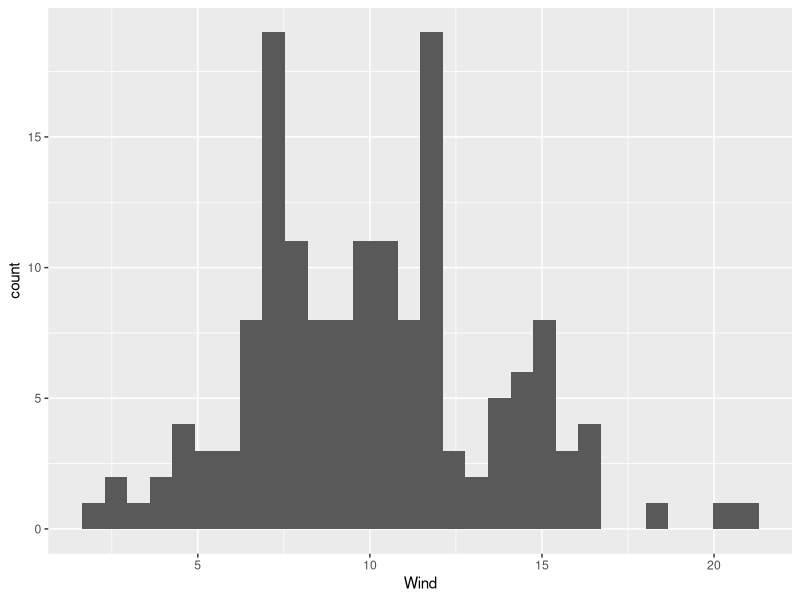
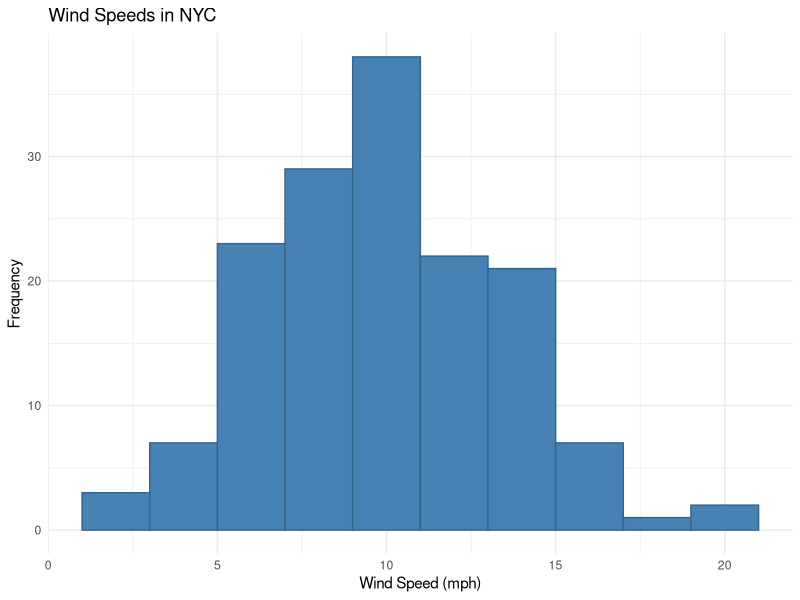
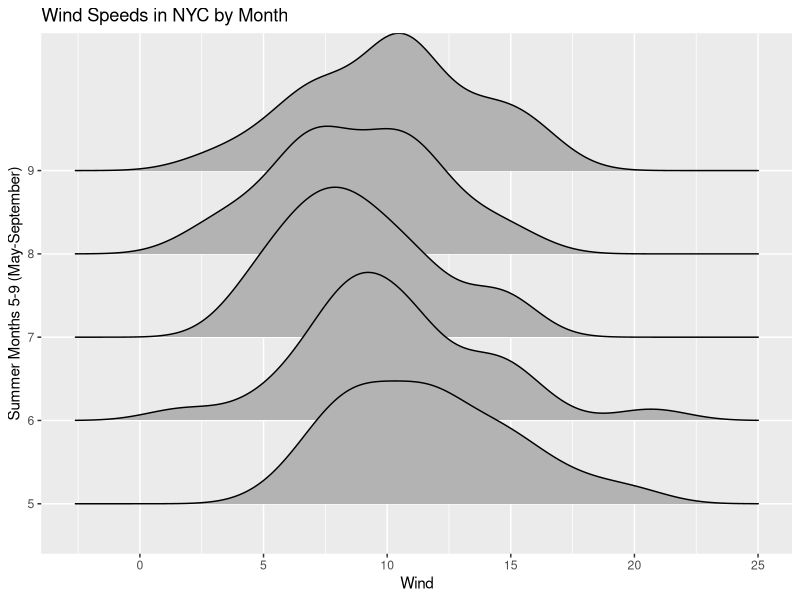
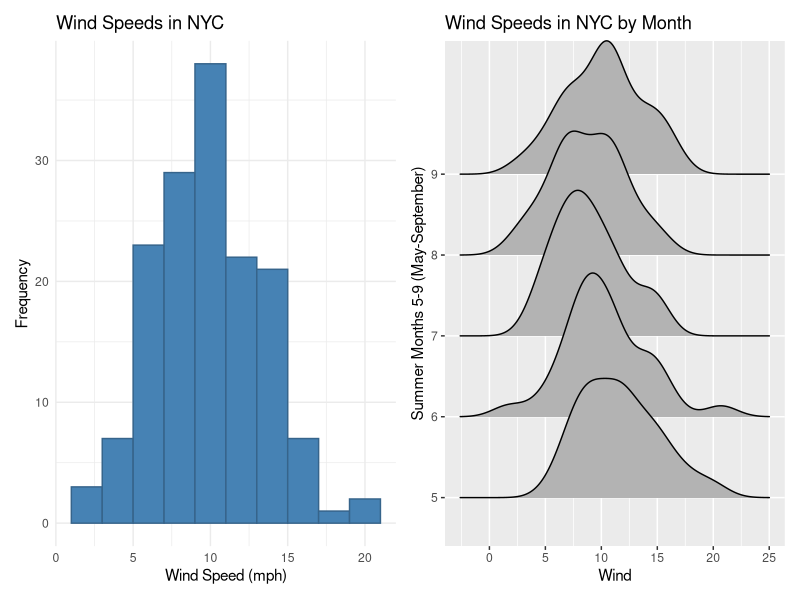

These figures' R source, in order:
## ---- chunk 1
#| echo: true
#| include: true

x <- 1:5
mean(x) #base R

library(dplyr)
x %>% mean() #dplyr
## ---- chunk 2
#| echo: true
library(ggplot2)
basic_hist <- ggplot(data = airquality) +
  geom_histogram(mapping = aes(x = Wind)) 
## ---- chunk 3
#| echo: true
basic_hist
## ---- chunk 4
#| echo: true
wind_hist <- ggplot(data = airquality) +
  #adding colors plus how wide bins are within hist
  geom_histogram(mapping = aes(x = Wind), 
                 fill = "steelblue", 
                 color = "steelblue4", 
                 binwidth = 2) +
  #adding title labels
  labs(title = "Wind Speeds in NYC",
       x = "Wind Speed (mph)", y = "Frequency") +
  #adding theme: theme_minimal removes the grey cast 
  theme_minimal()
## ---- chunk 5
#| echo: true
wind_hist 
## ---- chunk 6
#| echo: true

#install.packages("ggridges")
library(ggridges); library(viridis)

wind_ridgeline <- ggplot(data = airquality, 
                          aes(x = Wind,
                          y = as.factor(Month))) +
  geom_density_ridges() +
  theme(legend.position = "none") +
  ylab("Summer Months 5-9 (May-September)") +
  ggtitle("Wind Speeds in NYC by Month") 

## ---- chunk 7
#| echo: true
wind_ridgeline
## ---- chunk 8
#| fig-height: 3
#| echo: true
#install.packages("patchwork")
library(patchwork)
wind_hist + wind_ridgeline
## ---- chunk 9
#| echo: true
library(dplyr)
nrow(airquality) #153 rows
airquality_filtered <- airquality %>%
  filter(Wind > 10)
nrow(airquality_filtered) # 72 rows
## ---- chunk 10
#| echo: true

airquality_clean <- airquality %>%
  filter(!is.na(Ozone) & !is.na(Solar.R))
